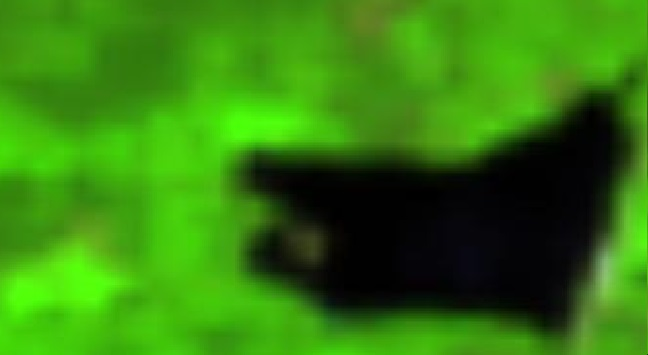
#> input picture Lab_5/img_lake4.jpg, 648 x 355 px
$ python segment.py
#> lines starting #> are read from the running program, lines starting #| are printed output that depends on the picture; after the words box and inside, x2 and y2 are one past the last pixel; in counts of white or black regions, pixels touching at a corner belong together
import cv2
from matplotlib import pyplot as plt

def otsu(img, save_to):

    gray_img = cv2.cvtColor(img, cv2.COLOR_BGR2GRAY)


    _, thresh = cv2.threshold(gray_img, 0, 255, cv2.THRESH_BINARY_INV | cv2.THRESH_OTSU)


    plt.imshow(thresh, cmap='gray')
    plt.axis('off')
    plt.savefig(save_to)
    plt.show()

    return thresh

def image_processing(image, blur_kernel=91, canny_threshold1=100, canny_threshold2=250):

    blur = cv2.medianBlur(image, blur_kernel)


    edged = cv2.Canny(blur, canny_threshold1, canny_threshold2)


    plt.imshow(edged, cmap='gray')
    plt.axis('off')
    plt.show()

    return edged

def image_contours(image_entrance):

    contours, _ = cv2.findContours(image_entrance.copy(), cv2.RETR_EXTERNAL, cv2.CHAIN_APPROX_SIMPLE)

    return contours


def image_recognition(image_entrance, image_cont, file_name):
    for c in image_cont:
        peri = cv2.arcLength(c, True)
        area = cv2.contourArea(c)
        approx = cv2.approxPolyDP(c, 0.02 * peri, True)
        if area > 200:
            cv2.drawContours(image_entrance, [approx], -1, (0, 255, 0), 4)

    cv2.imwrite(file_name, image_entrance)
    plt.imshow(image_entrance)
    plt.show()

    return


if __name__ == "__main__":
    img = cv2.imread('img_lake4.jpg')
#> img is the input picture: shape (355, 648, 3); mean B, G, R 13.1, 127.7, 51.9
    segment =  otsu(img, 'imgOTSU.jpg')
#> in otsu, `gray_img = cv2.cvtColor(img, cv2.COLOR_BGR2GRAY)`:
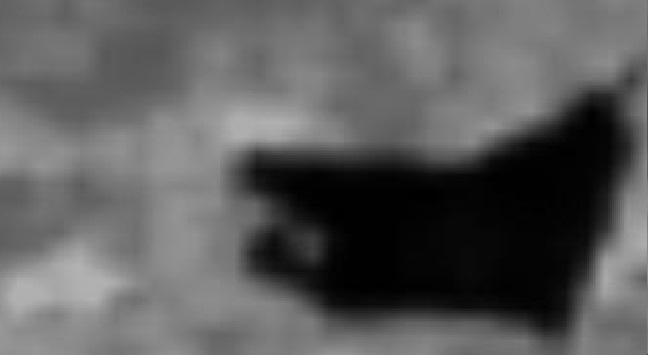
#> gray_img: shape (355, 648); min 0, max 179, mean 92
#> in otsu, `_, thresh = cv2.threshold(gray_img, 0, 255, cv2.THRESH_BINARY_INV | cv..`:
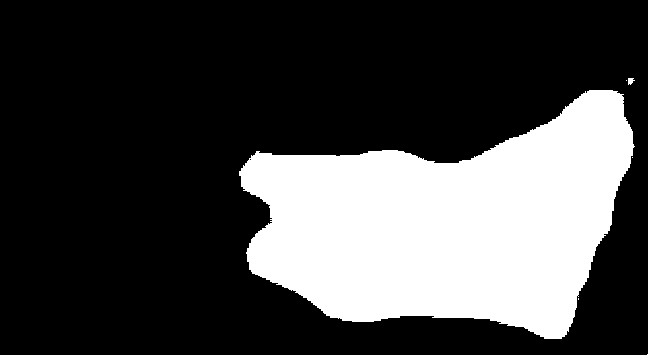
#> thresh: shape (355, 648); 26.8% white; 6 white regions (4 under 20 px), largest, box (x1, y1, x2, y2) and area: (239, 90, 635, 339) 61701, (628, 78, 635, 85) 34

    image_exit = image_processing(segment)
#> in image_processing, `blur = cv2.medianBlur(image, blur_kernel)`:
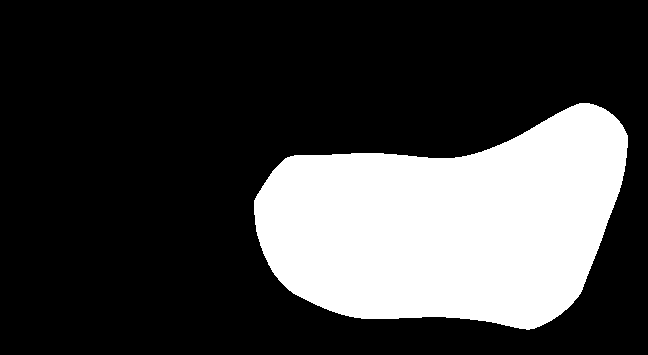
#> blur: shape (355, 648); 25.5% white; 1 white region, box (x1, y1, x2, y2) and area: (254, 103, 628, 330) 58554
#> in image_processing, `edged = cv2.Canny(blur, canny_threshold1, canny_threshold2)`:
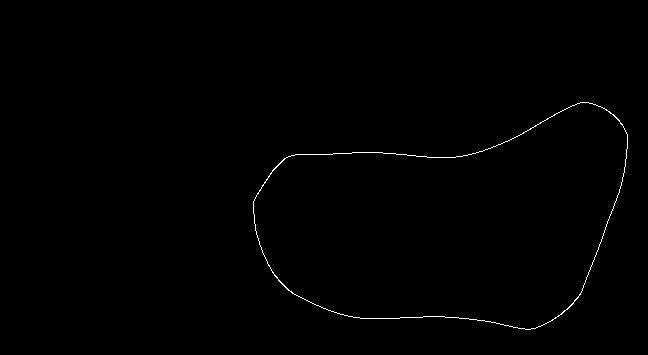
#> edged: shape (355, 648); 0.44% white in thin lines or dots, all inside (x1, y1, x2, y2) = (253, 102, 628, 330)
    image_cont = image_contours(image_exit)
#> in image_contours, `contours, _ = cv2.findContours(image_entrance.copy(), cv2.RETR_EXTERNA..`: contours = 1 contour; box (x1, y1, x2, y2) and area: (253, 102, 628, 330) 58584
#> image_cont has the same summary as contours in image_contours

    image_recognition(img, image_cont, "image_recognition_1.jpg")
#> the loop in image_recognition, `for c in image_cont:` made 1 pass
#> (peri, area) on pass 1: (1051.4, 58584.5)
#> after the loop in image_recognition, `for c in image_cont:`:
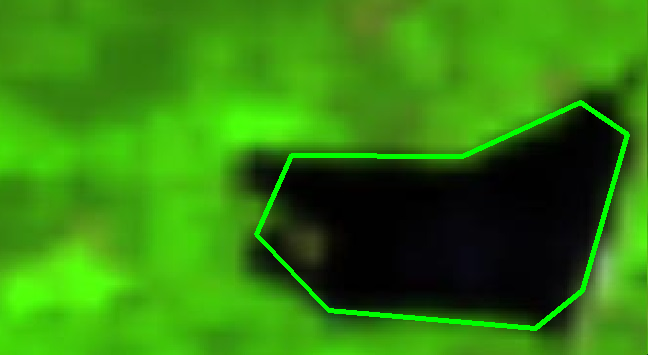
#> image_entrance: shape (355, 648, 3); mean B, G, R 12.8, 131.5, 51.2

$ run again, with Lab_5/img_lake1.jpg copied over Lab_5/img_lake4.jpg
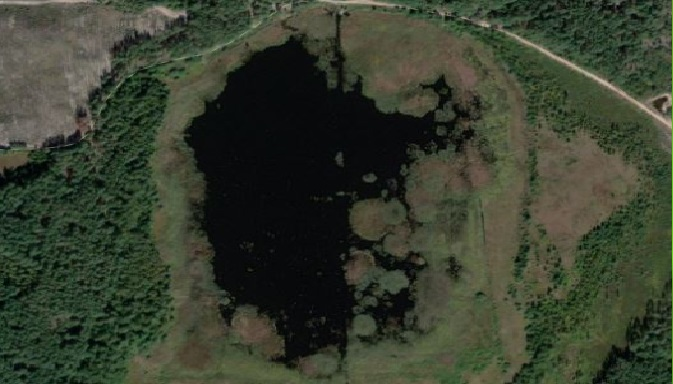
#> input picture Lab_5/img_lake1.jpg, 673 x 384 px
#> img is the input picture: shape (384, 673, 3); mean B, G, R 46.7, 62.6, 55.8
#> in otsu, `_, thresh = cv2.threshold(gray_img, 0, 255, cv2.THRESH_BINARY_INV | cv..`:
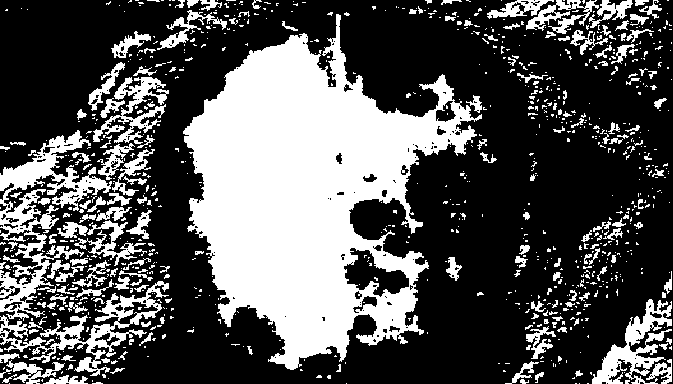
#> thresh: shape (384, 673); 33.6% white; 976 white regions (796 under 20 px), largest, box (x1, y1, x2, y2) and area: (183, 14, 482, 370) 53374, (0, 130, 112, 321) 6101, (0, 281, 169, 376) 3448
#> blur: shape (384, 673); 22.1% white; 8 white regions (2 under 20 px), largest, box (x1, y1, x2, y2) and area: (190, 45, 432, 351) 50491, (0, 180, 81, 270) 4460, (40, 357, 83, 384) 890, (611, 367, 644, 384) 401, (0, 291, 21, 324) 395, (534, 0, 587, 13) 350
#> edged: shape (384, 673); 0.59% white in thin lines or dots
#> contours = 14 contours, 13 with area under 20; largest, box (x1, y1, x2, y2) and area: (189, 44, 432, 351) 50583
#> image_cont has the same summary as contours in image_contours
#> the loop in image_recognition, `for c in image_cont:` made 14 passes
#> (peri, area) on pass 13: (926.6, 50583)
#> after the loop in image_recognition, `for c in image_cont:`:
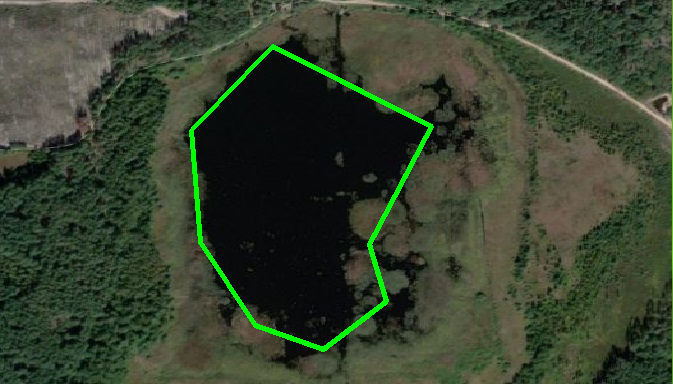
#> image_entrance: shape (384, 673, 3); mean B, G, R 46.2, 66.1, 55.2

$ run again, with Lab_5/img_lake2.jpg copied over Lab_5/img_lake4.jpg
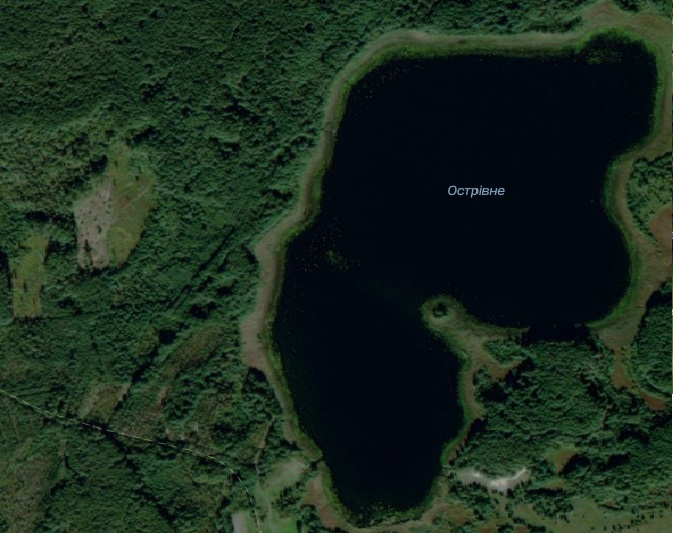
#> input picture Lab_5/img_lake2.jpg, 673 x 533 px
#> img is the input picture: shape (533, 673, 3); mean B, G, R 29.4, 42.1, 25.7
#> in otsu, `_, thresh = cv2.threshold(gray_img, 0, 255, cv2.THRESH_BINARY_INV | cv..`:
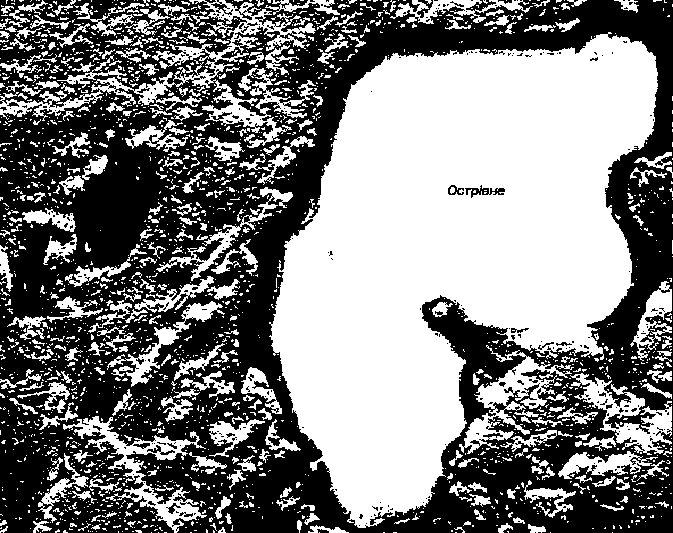
#> thresh: shape (533, 673); 49.8% white; 2268 white regions (1925 under 20 px), largest, box (x1, y1, x2, y2) and area: (269, 32, 658, 528) 114778, (0, 0, 316, 148) 7750, (63, 416, 207, 533) 3414
#> blur: shape (533, 673); 36.3% white; 2 white regions, box (x1, y1, x2, y2) and area: (268, 24, 663, 525) 130009, (620, 425, 627, 432) 38
#> edged: shape (533, 673); 0.46% white in thin lines or dots, all inside (x1, y1, x2, y2) = (268, 23, 663, 525)
#> contours = 2 contours; box (x1, y1, x2, y2) and area: (268, 23, 663, 525) 130170, (619, 425, 627, 432) 34
#> image_cont has the same summary as contours in image_contours
#> the loop in image_recognition, `for c in image_cont:` made 2 passes
#> (peri, area) on passes 1 to 2: (23.66, 34), (1609.8, 130169.5)
#> after the loop in image_recognition, `for c in image_cont:`:
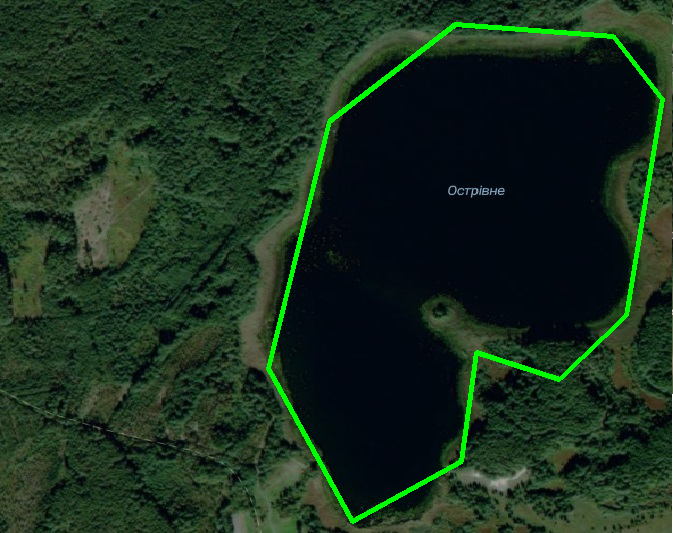
#> image_entrance: shape (533, 673, 3); mean B, G, R 28.8, 46.2, 25.1

$ run again, with Lab_5/img_lake3.jpg copied over Lab_5/img_lake4.jpg
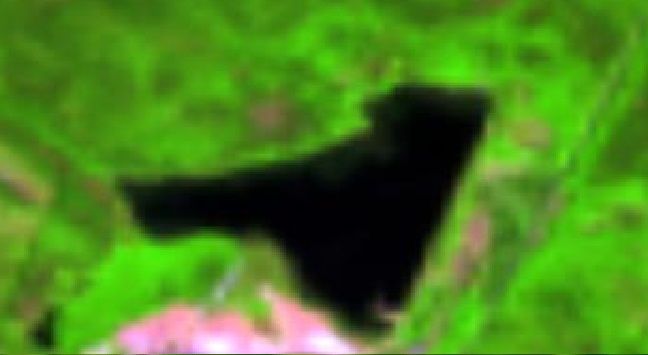
#> input picture Lab_5/img_lake3.jpg, 648 x 355 px
#> img is the input picture: shape (355, 648, 3); mean B, G, R 28.6, 128.6, 73.3
#> in otsu, `_, thresh = cv2.threshold(gray_img, 0, 255, cv2.THRESH_BINARY_INV | cv..`:
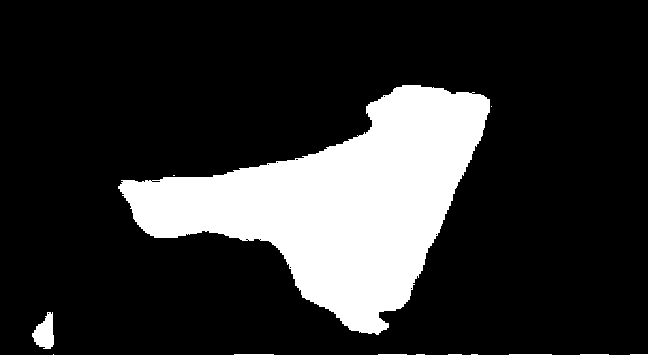
#> thresh: shape (355, 648); 18.5% white; 13 white regions (7 under 20 px), largest, box (x1, y1, x2, y2) and area: (118, 85, 490, 335) 41786, (32, 312, 54, 349) 530, (509, 354, 552, 355) 43, (234, 354, 274, 355) 40, (378, 354, 407, 355) 29, (580, 354, 609, 355) 29
#> blur: shape (355, 648); 16.8% white; 1 white region, box (x1, y1, x2, y2) and area: (157, 89, 478, 325) 38716
#> edged: shape (355, 648); 0.4% white in thin lines or dots, all inside (x1, y1, x2, y2) = (156, 88, 478, 325)
#> contours = 1 contour; box (x1, y1, x2, y2) and area: (156, 88, 478, 325) 38806
#> image_cont has the same summary as contours in image_contours
#> the loop in image_recognition, `for c in image_cont:` made 1 pass
#> (peri, area) on pass 1: (916.6, 38806.5)
#> after the loop in image_recognition, `for c in image_cont:`:
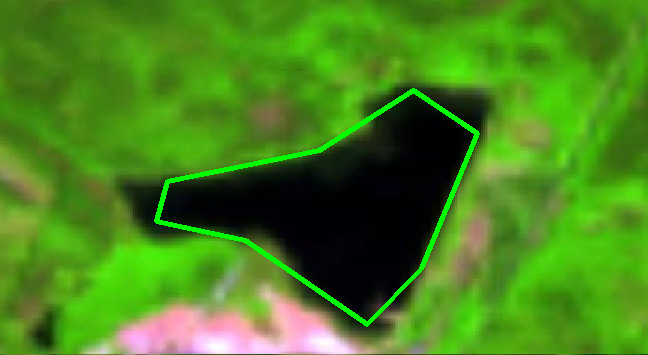
#> image_entrance: shape (355, 648, 3); mean B, G, R 28.2, 132.1, 72.5
